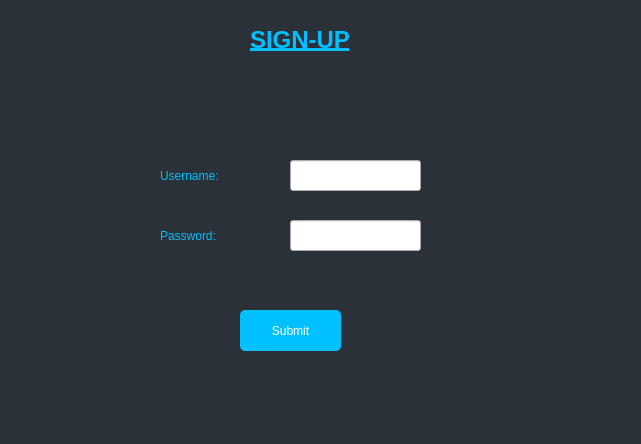
<?xml version="1.0" encoding="UTF-8"?>
<ui version="4.0">
 <class>Signin</class>
 <widget class="QDialog" name="Signin">
  <property name="geometry">
   <rect>
    <x>0</x>
    <y>0</y>
    <width>641</width>
    <height>444</height>
   </rect>
  </property>
  <property name="windowTitle">
   <string>Dialog</string>
  </property>
  <property name="styleSheet">
   <string notr="true">QDialog
{background-color:rgb(43, 49, 56);
}
QPushButton
{
border-style:bold;
border-width:0px;
border-color:green;
background-color:rgb(0, 192, 255);
font: 12pt &quot;Segoe Print&quot;;
font: 75 12pt &quot;Segoe Script&quot;;
color:white;
border-radius:5px;
}
QPushButton:hover
{
background-color:white;
color:rgb(0, 192, 255);
border-color:green;
border-width:10px;
border-style:bold;
}
QPushButtonpressed
{
color:rgb(255, 255, 0);
background-color:rgb(52, 168, 83);
border-width:2px;}
QLabel
{
color:rgb(0,192,255);
font: 12pt &quot;Segoe Print&quot;;
font: 75 12pt &quot;Segoe Script&quot;;}</string>
  </property>
  <widget class="QLabel" name="label">
   <property name="geometry">
    <rect>
     <x>250</x>
     <y>20</y>
     <width>191</width>
     <height>41</height>
    </rect>
   </property>
   <property name="styleSheet">
    <string notr="true"/>
   </property>
   <property name="text">
    <string>&lt;h1&gt;&lt;u&gt;SIGN-UP&lt;/u&gt;&lt;/h1&gt;</string>
   </property>
  </widget>
  <widget class="QLabel" name="label_2">
   <property name="geometry">
    <rect>
     <x>160</x>
     <y>160</y>
     <width>91</width>
     <height>31</height>
    </rect>
   </property>
   <property name="styleSheet">
    <string notr="true">font: 12pt &quot;Segoe Print&quot;;
font: 75 12pt &quot;Segoe Script&quot;;
</string>
   </property>
   <property name="text">
    <string>Username:</string>
   </property>
  </widget>
  <widget class="QLabel" name="label_3">
   <property name="geometry">
    <rect>
     <x>160</x>
     <y>220</y>
     <width>91</width>
     <height>31</height>
    </rect>
   </property>
   <property name="styleSheet">
    <string notr="true">font: 12pt &quot;Segoe Print&quot;;
font: 75 12pt &quot;Segoe Script&quot;;
</string>
   </property>
   <property name="text">
    <string>Password:</string>
   </property>
  </widget>
  <widget class="QLineEdit" name="lineEdit">
   <property name="geometry">
    <rect>
     <x>290</x>
     <y>160</y>
     <width>131</width>
     <height>31</height>
    </rect>
   </property>
   <property name="styleSheet">
    <string notr="true">font: 12pt &quot;Segoe Print&quot;;
font: 75 12pt &quot;Segoe Script&quot;;
color:rgb(0, 192, 255);
</string>
   </property>
  </widget>
  <widget class="QLineEdit" name="lineEdit_2">
   <property name="geometry">
    <rect>
     <x>290</x>
     <y>220</y>
     <width>131</width>
     <height>31</height>
    </rect>
   </property>
   <property name="echoMode">
    <enum>QLineEdit::Password</enum>
   </property>
  </widget>
  <widget class="QPushButton" name="pushButton">
   <property name="geometry">
    <rect>
     <x>240</x>
     <y>310</y>
     <width>101</width>
     <height>41</height>
    </rect>
   </property>
   <property name="styleSheet">
    <string notr="true"/>
   </property>
   <property name="text">
    <string>Submit</string>
   </property>
  </widget>
  <widget class="QLabel" name="label_8">
   <property name="geometry">
    <rect>
     <x>200</x>
     <y>30</y>
     <width>47</width>
     <height>31</height>
    </rect>
   </property>
   <property name="styleSheet">
    <string notr="true">border-style:solid;
border-radius:100px;</string>
   </property>
   <property name="text">
    <string/>
   </property>
  </widget>
 </widget>
 <resources/>
 <connections/>
</ui>
